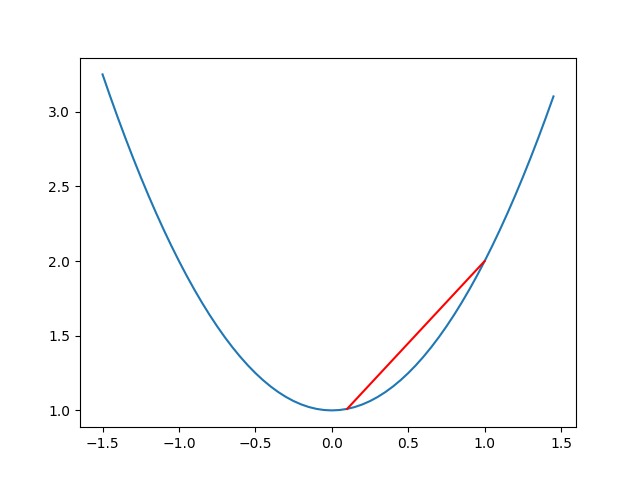

Generate this figure with Python:
import matplotlib.pyplot as plt

x = []
y = []

current_x = -1.5
while current_x < 1.5:
    x.append(current_x)
    y.append(current_x ** 2 + 1)
    current_x += 0.05

fig,ax = plt.subplots()

ax.plot(x,y)
ax.plot([0.1,1],[1.01,2], 'r')
# ax.plot([-1.2, -0.2],[2.44,1.04], 'r')
fig.savefig('convex.png')
